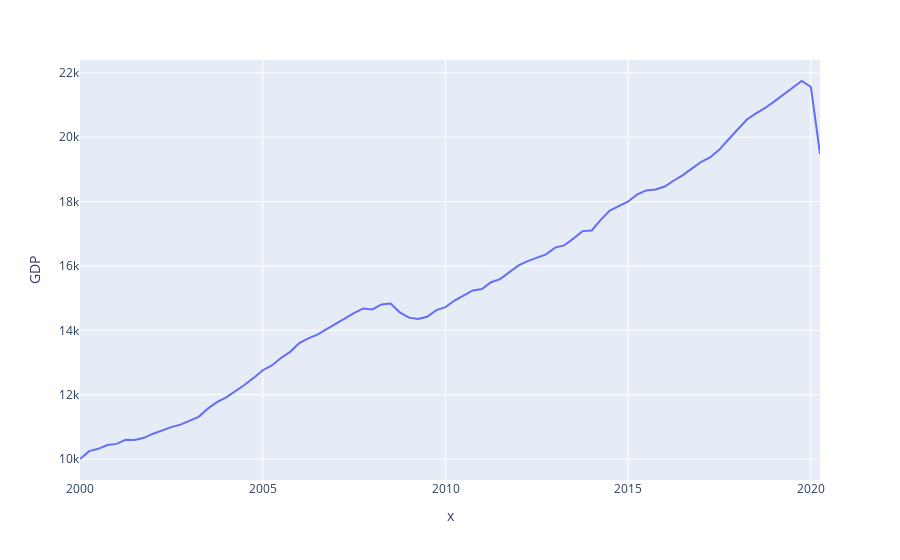

The cell this chart's notebook holds for it:
### Code cell
px.line(gdp, x=gdp.index, y='GDP')
